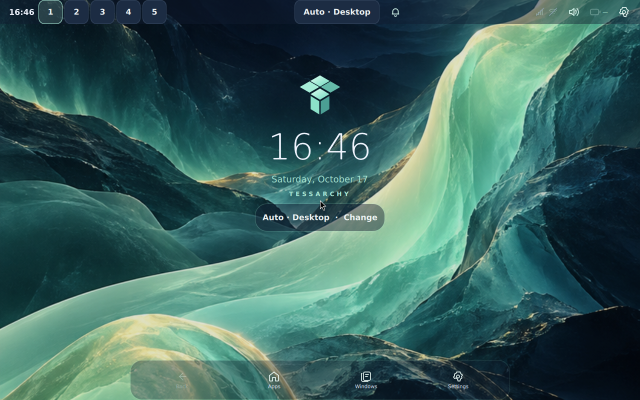
#> input picture build6/diagnostic-iso-rendered-shell.png, 1280 x 800 px (shown at 1/2 size)
$ python -i export-brand-assets.py   (imports and definitions only)
#> lines starting #> are read from the running program, lines starting #| are printed output that depends on the picture
#!/usr/bin/env python3
"""Export the canonical Tessarchy mark as a shareable logo kit."""
import argparse
import hashlib
import io
import json
import math
from pathlib import Path
import shutil
import subprocess
import xml.etree.ElementTree as ET
import zipfile

from PIL import Image

ROOT = Path(__file__).resolve().parents[1]
SIZES = (16, 24, 32, 48, 64, 96, 128, 192, 256, 512, 1024, 2048)
NAVY = (9, 19, 37)


# [40 lines left out: functions inverse_perspective, turn_frame, not called in this run]


def save_gif(frames, destination, transparent=False):
    samples = Image.new('RGB', (frames[0].width*3, frames[0].height))
    for index, frame in enumerate((frames[0], frames[len(frames)//8], frames[len(frames)//4])):
        if transparent:
            rgb = frame.convert('RGB')
        else:
            background = Image.new('RGBA', frame.size, NAVY+(255,))
            rgb = Image.alpha_composite(background, frame).convert('RGB')
        samples.paste(rgb, (index*frame.width, 0))
    palette = samples.quantize(colors=255, method=Image.Quantize.MEDIANCUT)
    palette.putpalette(palette.getpalette()[:765] + [0, 0, 0])
    converted = []
    for frame in frames:
        background = Image.new('RGBA', frame.size, NAVY+(255,))
        rgb = frame.convert('RGB') if transparent else Image.alpha_composite(background, frame).convert('RGB')
        indexed = rgb.quantize(palette=palette, dither=Image.Dither.NONE)
        if transparent:
            indexed.paste(255, mask=frame.getchannel('A').point(lambda alpha: 255 if alpha < 128 else 0))
        converted.append(indexed)
    options = dict(save_all=True, append_images=converted[1:], duration=50,
                   loop=0, disposal=2, optimize=False)
    if transparent:
        options['transparency'] = 255
    converted[0].save(destination, **options)


# [104 lines left out: function main, not called in this run]


# [2 lines not run here, left out]

>>> import cv2
>>> picture = cv2.imread('../build6/diagnostic-iso-rendered-shell.png', cv2.IMREAD_GRAYSCALE)
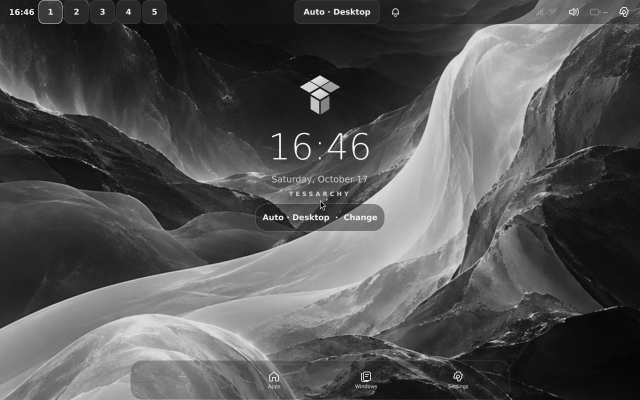
#> picture: shape (800, 1280) (shown at 1/2 size); min 0, max 255, mean 83
>>> result = save_gif(picture, 'out.png')
#> (the run stopped early here; a loop or call above may not have finished)
